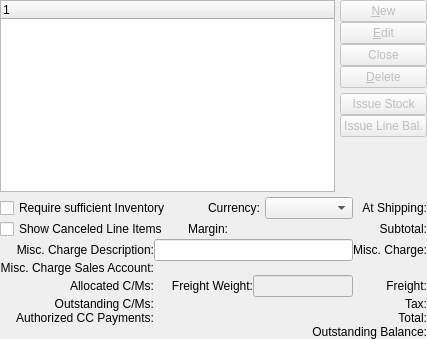
      <widget class="QWidget" name="_lineItemsPage" >
       <attribute name="title" >
        <string>&amp;Line Items</string>
       </attribute>
       <layout class="QVBoxLayout" >
        <property name="margin" >
         <number>0</number>
        </property>
        <property name="spacing" >
         <number>5</number>
        </property>
        <item>
         <layout class="QHBoxLayout" >
          <property name="margin" >
           <number>0</number>
          </property>
          <property name="spacing" >
           <number>5</number>
          </property>
          <item>
           <widget class="XTreeWidget" name="_soitem" />
          </item>
          <item>
           <layout class="QVBoxLayout" >
            <property name="margin" >
             <number>0</number>
            </property>
            <property name="spacing" >
             <number>5</number>
            </property>
            <item>
             <layout class="QVBoxLayout" >
              <property name="margin" >
               <number>0</number>
              </property>
              <property name="spacing" >
               <number>0</number>
              </property>
              <item>
               <widget class="QPushButton" name="_new" >
                <property name="enabled" >
                 <bool>false</bool>
                </property>
                <property name="text" >
                 <string>&amp;New</string>
                </property>
                <property name="shortcut" >
                 <string>Alt+N</string>
                </property>
                <property name="autoDefault" >
                 <bool>true</bool>
                </property>
               </widget>
              </item>
              <item>
               <widget class="QPushButton" name="_edit" >
                <property name="enabled" >
                 <bool>false</bool>
                </property>
                <property name="text" >
                 <string>&amp;Edit</string>
                </property>
                <property name="shortcut" >
                 <string>Alt+E</string>
                </property>
                <property name="autoDefault" >
                 <bool>true</bool>
                </property>
               </widget>
              </item>
              <item>
               <widget class="QPushButton" name="_action" >
                <property name="enabled" >
                 <bool>false</bool>
                </property>
                <property name="text" >
                 <string>Close</string>
                </property>
                <property name="shortcut" >
                 <string/>
                </property>
                <property name="autoDefault" >
                 <bool>true</bool>
                </property>
               </widget>
              </item>
              <item>
               <widget class="QPushButton" name="_delete" >
                <property name="enabled" >
                 <bool>false</bool>
                </property>
                <property name="text" >
                 <string>&amp;Delete</string>
                </property>
                <property name="shortcut" >
                 <string>Alt+D</string>
                </property>
                <property name="autoDefault" >
                 <bool>true</bool>
                </property>
               </widget>
              </item>
             </layout>
            </item>
            <item>
             <layout class="QVBoxLayout" >
              <property name="margin" >
               <number>0</number>
              </property>
              <property name="spacing" >
               <number>0</number>
              </property>
              <item>
               <widget class="QPushButton" name="_issueStock" >
                <property name="enabled" >
                 <bool>false</bool>
                </property>
                <property name="text" >
                 <string>Issue Stock</string>
                </property>
               </widget>
              </item>
              <item>
               <widget class="QPushButton" name="_issueLineBalance" >
                <property name="enabled" >
                 <bool>false</bool>
                </property>
                <property name="text" >
                 <string>Issue Line Bal.</string>
                </property>
               </widget>
              </item>
             </layout>
            </item>
            <item>
             <spacer>
              <property name="orientation" >
               <enum>Qt::Vertical</enum>
              </property>
              <property name="sizeType" >
               <enum>QSizePolicy::Expanding</enum>
              </property>
              <property name="sizeHint" >
               <size>
                <width>20</width>
                <height>20</height>
               </size>
              </property>
             </spacer>
            </item>
           </layout>
          </item>
         </layout>
        </item>
        <item>
         <layout class="QGridLayout" >
          <property name="margin" >
           <number>0</number>
          </property>
          <property name="spacing" >
           <number>0</number>
          </property>
          <item row="0" column="0" colspan="2" >
           <widget class="QCheckBox" name="_requireInventory" >
            <property name="text" >
             <string>Require sufficient Inventory</string>
            </property>
           </widget>
          </item>
          <item row="0" column="2" >
           <layout class="QHBoxLayout" >
            <property name="margin" >
             <number>0</number>
            </property>
            <property name="spacing" >
             <number>5</number>
            </property>
            <item>
             <widget class="QLabel" name="_orderCurrencyLit" >
              <property name="text" >
               <string>Currency:</string>
              </property>
              <property name="alignment" >
               <set>Qt::AlignRight|Qt::AlignTrailing|Qt::AlignVCenter</set>
              </property>
              <property name="buddy" >
               <cstring>_orderCurrency</cstring>
              </property>
             </widget>
            </item>
            <item>
             <widget class="XComboBox" name="_orderCurrency" >
              <property name="type" >
               <enum>XComboBox::Currencies</enum>
              </property>
             </widget>
            </item>
           </layout>
          </item>
          <item row="0" column="3" >
           <widget class="QLabel" name="_amountAtShippingLit" >
            <property name="text" >
             <string>At Shipping:</string>
            </property>
            <property name="alignment" >
             <set>Qt::AlignRight|Qt::AlignTrailing|Qt::AlignVCenter</set>
            </property>
           </widget>
          </item>
          <item row="0" column="4" >
           <widget class="CurrDisplay" name="_amountAtShipping" />
          </item>
          <item row="1" column="0" colspan="2" >
           <widget class="QCheckBox" name="_showCanceled" >
            <property name="text" >
             <string>Show Canceled Line Items</string>
            </property>
           </widget>
          </item>
          <item row="1" column="2" >
           <layout class="QHBoxLayout" >
            <property name="margin" >
             <number>0</number>
            </property>
            <property name="spacing" >
             <number>5</number>
            </property>
            <item>
             <spacer>
              <property name="orientation" >
               <enum>Qt::Horizontal</enum>
              </property>
              <property name="sizeType" >
               <enum>QSizePolicy::Expanding</enum>
              </property>
              <property name="sizeHint" >
               <size>
                <width>10</width>
                <height>20</height>
               </size>
              </property>
             </spacer>
            </item>
            <item>
             <widget class="QLabel" name="_marginLit" >
              <property name="text" >
               <string>Margin:</string>
              </property>
              <property name="alignment" >
               <set>Qt::AlignRight|Qt::AlignTrailing|Qt::AlignVCenter</set>
              </property>
             </widget>
            </item>
            <item>
             <widget class="CurrDisplay" name="_margin" >
              <property name="minimumSize" >
               <size>
                <width>120</width>
                <height>0</height>
               </size>
              </property>
             </widget>
            </item>
           </layout>
          </item>
          <item row="1" column="3" >
           <widget class="QLabel" name="_subtotalLit" >
            <property name="text" >
             <string>Subtotal:</string>
            </property>
            <property name="alignment" >
             <set>Qt::AlignRight|Qt::AlignTrailing|Qt::AlignVCenter</set>
            </property>
           </widget>
          </item>
          <item row="1" column="4" >
           <widget class="CurrDisplay" name="_subtotal" >
            <property name="sizePolicy" >
             <sizepolicy>
              <hsizetype>5</hsizetype>
              <vsizetype>0</vsizetype>
              <horstretch>0</horstretch>
              <verstretch>0</verstretch>
             </sizepolicy>
            </property>
           </widget>
          </item>
          <item row="2" column="0" >
           <widget class="QLabel" name="_miscChargeDescriptionLit" >
            <property name="text" >
             <string>Misc. Charge Description:</string>
            </property>
            <property name="alignment" >
             <set>Qt::AlignRight|Qt::AlignTrailing|Qt::AlignVCenter</set>
            </property>
           </widget>
          </item>
          <item row="2" column="1" colspan="2" >
           <widget class="XLineEdit" name="_miscChargeDescription" />
          </item>
          <item row="2" column="3" >
           <widget class="QLabel" name="_miscChargeAmountLit" >
            <property name="text" >
             <string>Misc. Charge:</string>
            </property>
            <property name="alignment" >
             <set>Qt::AlignRight|Qt::AlignTrailing|Qt::AlignVCenter</set>
            </property>
           </widget>
          </item>
          <item row="2" column="4" >
           <widget class="CurrCluster" name="_miscCharge" >
            <property name="sizePolicy" >
             <sizepolicy>
              <hsizetype>5</hsizetype>
              <vsizetype>0</vsizetype>
              <horstretch>0</horstretch>
              <verstretch>0</verstretch>
             </sizepolicy>
            </property>
            <property name="currencyEditable" >
             <bool>false</bool>
            </property>
            <property name="currencyVisible" >
             <bool>false</bool>
            </property>
            <property name="baseVisible" >
             <bool>false</bool>
            </property>
            <property name="allowNegative" >
             <bool>true</bool>
            </property>
           </widget>
          </item>
          <item row="3" column="0" >
           <widget class="QLabel" name="_miscChargeAccountLit" >
            <property name="text" >
             <string>Misc. Charge Sales Account:</string>
            </property>
            <property name="alignment" >
             <set>Qt::AlignRight|Qt::AlignTrailing|Qt::AlignVCenter</set>
            </property>
           </widget>
          </item>
          <item row="3" column="1" colspan="2" >
           <widget class="GLCluster" name="_miscChargeAccount" />
          </item>
          <item row="4" column="0" >
           <widget class="QLabel" name="_allocatedCMLit" >
            <property name="text" >
             <string>Allocated C/Ms:</string>
            </property>
            <property name="alignment" >
             <set>Qt::AlignRight|Qt::AlignTrailing|Qt::AlignVCenter</set>
            </property>
           </widget>
          </item>
          <item row="4" column="1" >
           <widget class="CurrDisplay" name="_allocatedCM" >
            <property name="sizePolicy" >
             <sizepolicy>
              <hsizetype>5</hsizetype>
              <vsizetype>0</vsizetype>
              <horstretch>0</horstretch>
              <verstretch>0</verstretch>
             </sizepolicy>
            </property>
            <property name="maximumSize" >
             <size>
              <width>100</width>
              <height>32767</height>
             </size>
            </property>
           </widget>
          </item>
          <item row="4" column="2" >
           <layout class="QHBoxLayout" >
            <property name="margin" >
             <number>0</number>
            </property>
            <property name="spacing" >
             <number>0</number>
            </property>
            <item>
             <widget class="QLabel" name="_weightLit" >
              <property name="text" >
               <string>Freight Weight:</string>
              </property>
              <property name="alignment" >
               <set>Qt::AlignRight|Qt::AlignTrailing|Qt::AlignVCenter</set>
              </property>
             </widget>
            </item>
            <item>
             <widget class="XLineEdit" name="_weight" >
              <property name="enabled" >
               <bool>false</bool>
              </property>
              <property name="sizePolicy" >
               <sizepolicy>
                <hsizetype>5</hsizetype>
                <vsizetype>0</vsizetype>
                <horstretch>0</horstretch>
                <verstretch>0</verstretch>
               </sizepolicy>
              </property>
              <property name="maximumSize" >
               <size>
                <width>100</width>
                <height>32767</height>
               </size>
              </property>
              <property name="alignment" >
               <set>Qt::AlignRight</set>
              </property>
             </widget>
            </item>
           </layout>
          </item>
          <item row="4" column="3" >
           <widget class="QLabel" name="_freightLit" >
            <property name="text" >
             <string>Freight:</string>
            </property>
            <property name="alignment" >
             <set>Qt::AlignRight|Qt::AlignTrailing|Qt::AlignVCenter</set>
            </property>
           </widget>
          </item>
          <item row="4" column="4" >
           <widget class="CurrCluster" name="_freight" >
            <property name="sizePolicy" >
             <sizepolicy>
              <hsizetype>5</hsizetype>
              <vsizetype>0</vsizetype>
              <horstretch>0</horstretch>
              <verstretch>0</verstretch>
             </sizepolicy>
            </property>
            <property name="currencyEditable" >
             <bool>false</bool>
            </property>
            <property name="currencyVisible" >
             <bool>false</bool>
            </property>
            <property name="baseVisible" >
             <bool>false</bool>
            </property>
           </widget>
          </item>
          <item row="5" column="0" >
           <widget class="QLabel" name="_outstandingCMLit" >
            <property name="text" >
             <string>Outstanding C/Ms:</string>
            </property>
            <property name="alignment" >
             <set>Qt::AlignRight|Qt::AlignTrailing|Qt::AlignVCenter</set>
            </property>
           </widget>
          </item>
          <item row="5" column="1" >
           <widget class="CurrDisplay" name="_outstandingCM" >
            <property name="sizePolicy" >
             <sizepolicy>
              <hsizetype>5</hsizetype>
              <vsizetype>0</vsizetype>
              <horstretch>0</horstretch>
              <verstretch>0</verstretch>
             </sizepolicy>
            </property>
            <property name="maximumSize" >
             <size>
              <width>100</width>
              <height>32767</height>
             </size>
            </property>
           </widget>
          </item>
          <item row="5" column="3" >
           <widget class="XURLLabel" name="_taxLit" >
            <property name="text" >
             <string>Tax:</string>
            </property>
            <property name="alignment" >
             <set>Qt::AlignRight|Qt::AlignTrailing|Qt::AlignVCenter</set>
            </property>
           </widget>
          </item>
          <item row="5" column="4" >
           <widget class="CurrDisplay" name="_tax" >
            <property name="sizePolicy" >
             <sizepolicy>
              <hsizetype>5</hsizetype>
              <vsizetype>0</vsizetype>
              <horstretch>0</horstretch>
              <verstretch>0</verstretch>
             </sizepolicy>
            </property>
           </widget>
          </item>
          <item row="6" column="0" >
           <widget class="QLabel" name="_authCCLit" >
            <property name="text" >
             <string>Authorized CC Payments:</string>
            </property>
            <property name="alignment" >
             <set>Qt::AlignRight|Qt::AlignTrailing|Qt::AlignVCenter</set>
            </property>
           </widget>
          </item>
          <item row="6" column="1" >
           <widget class="CurrDisplay" name="_authCC" >
            <property name="sizePolicy" >
             <sizepolicy>
              <hsizetype>5</hsizetype>
              <vsizetype>0</vsizetype>
              <horstretch>0</horstretch>
              <verstretch>0</verstretch>
             </sizepolicy>
            </property>
            <property name="maximumSize" >
             <size>
              <width>100</width>
              <height>32767</height>
             </size>
            </property>
           </widget>
          </item>
          <item row="6" column="3" >
           <widget class="QLabel" name="_totalLit" >
            <property name="text" >
             <string>Total:</string>
            </property>
            <property name="alignment" >
             <set>Qt::AlignRight|Qt::AlignTop|Qt::AlignTrailing</set>
            </property>
           </widget>
          </item>
          <item row="6" column="4" >
           <widget class="CurrCluster" name="_total" >
            <property name="currencyEditable" >
             <bool>false</bool>
            </property>
            <property name="currencyVisible" >
             <bool>false</bool>
            </property>
            <property name="enabled" >
             <bool>false</bool>
            </property>
           </widget>
          </item>
          <item row="7" column="2" colspan="2" >
           <widget class="QLabel" name="_balanceLit" >
            <property name="text" >
             <string>Outstanding Balance:</string>
            </property>
            <property name="alignment" >
             <set>Qt::AlignRight|Qt::AlignTop|Qt::AlignTrailing</set>
            </property>
           </widget>
          </item>
          <item row="7" column="4" >
           <widget class="CurrCluster" name="_balance" >
            <property name="currencyEditable" >
             <bool>false</bool>
            </property>
            <property name="currencyVisible" >
             <bool>false</bool>
            </property>
            <property name="enabled" >
             <bool>false</bool>
            </property>
           </widget>
          </item>
          <item rowspan="8" row="0" column="5" >
           <spacer>
            <property name="orientation" >
             <enum>Qt::Horizontal</enum>
            </property>
            <property name="sizeType" >
             <enum>QSizePolicy::Expanding</enum>
            </property>
            <property name="sizeHint" >
             <size>
              <width>0</width>
              <height>10</height>
             </size>
            </property>
           </spacer>
          </item>
         </layout>
        </item>
       </layout>
      </widget>
